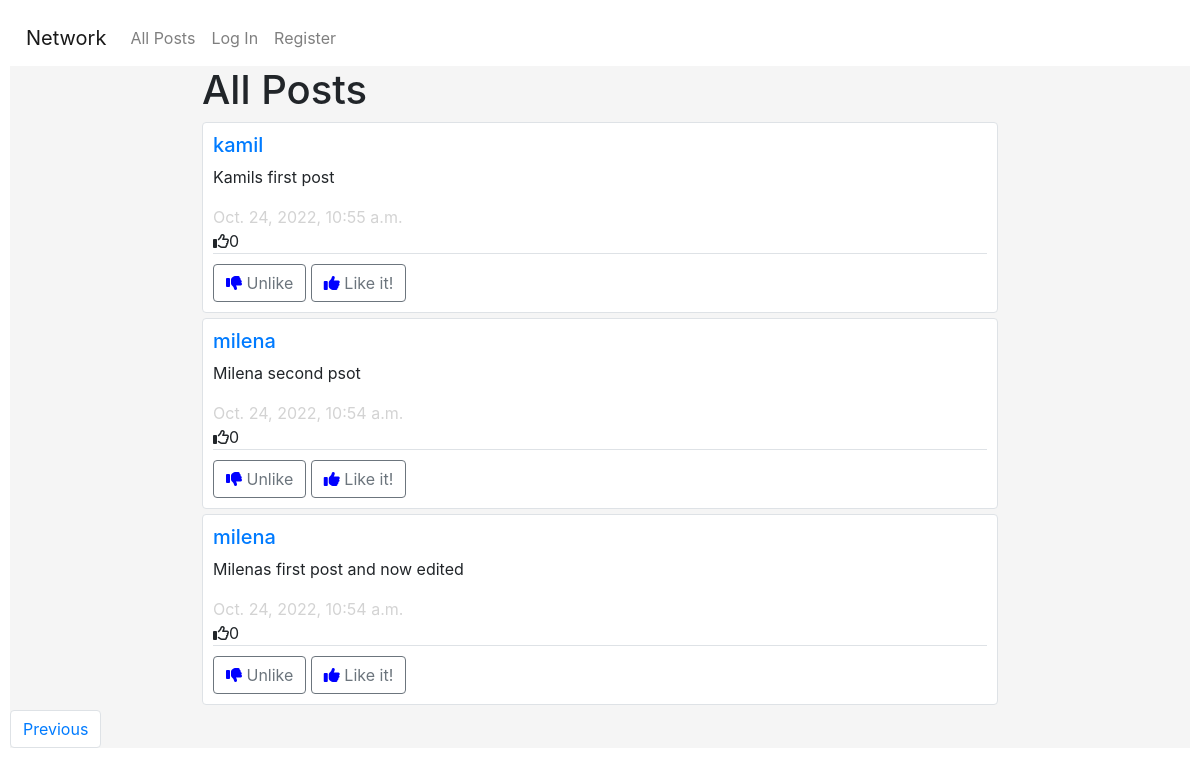
Before: /?page=2 with the older database file.
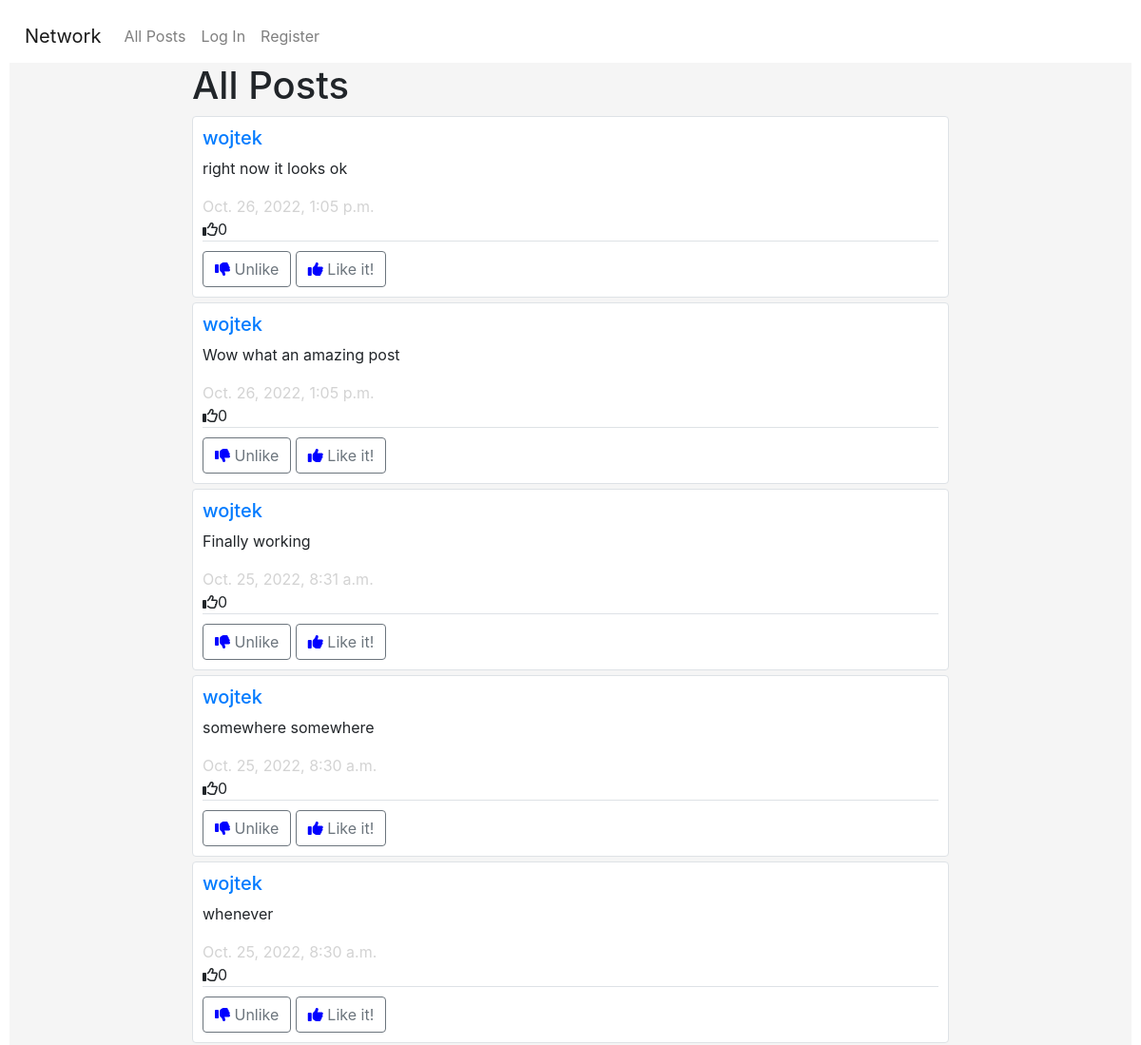
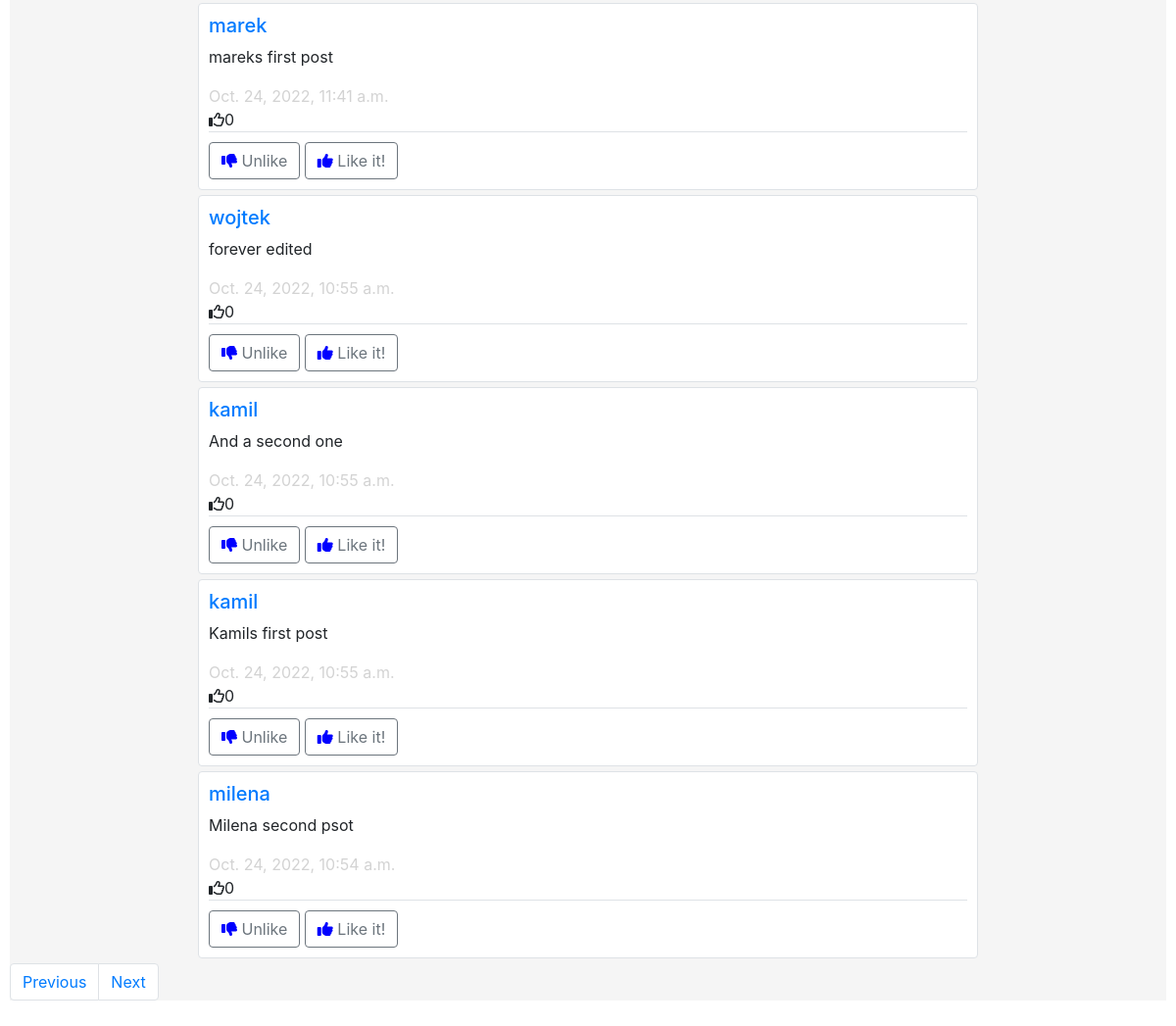
After: the same page with the newer database file (2 pictures, top to bottom).
### network/models.py (models this page shows, shortened)
class Post(models.Model):
    author = models.ForeignKey(User, on_delete=models.CASCADE)
    body = models.CharField(max_length = 1024)
    time_stamp = models.DateTimeField(auto_now_add = True)
    likes = models.PositiveIntegerField(default = 0)

class User(AbstractUser):
    pass
    number_followers = models.IntegerField(default = 0)
    def __str__(self):
        return self.username

### network/views.py (the view)
# urls.py: path("", views.index, name="index"),
def index(request):
    posts = Post.objects.order_by('-time_stamp')
    pagin = Paginator(posts, 10)
    page_number = request.GET.get('page')
    page_obj = pagin.get_page(page_number)
    user = request.user
    try:
        liked = Like.objects.filter(liker = user)
        liked_posts = []
        for like in liked:
            liked_posts.append(like.liked_post)
    except(TypeError):
        liked_posts = []
    return render(request, "network/index.html", {
        'posts':page_obj,
        'liked_posts':liked_posts
    })

### network/templates/network/index.html (shortened to what this page needs)
{% extends "network/layout.html" %}
{% load network_extras %}
{% block body %}
<div class="container">
    <h1>All Posts</h1>
        {% for post in posts %}
            <div class="border rounded post">
                <h5><a href = "{% url 'profile' post.author %}" class="link-secondary">{{post.author}}</a></h5>
                <p class="post_body" id="body{{post.id}}">{{post.body}}</p>
                <span id="timestamp">{{post.time_stamp}}</span><br>
                <i class="fa-regular fa-thumbs-up"></i><span id="likes" data-index={{post.id}}>{{post.likes}}</span>
                <div class="border-top like_div">
                    <button  data-index={{post.id}} id="unlike" class="btn btn-outline-secondary"><i class="fa fa-thumbs-down"></i> Unlike </button>
                    <button  data-index={{post.id}} id="like" class="btn btn-outline-secondary"><i class="fa fa-thumbs-up"></i> Like it! </button>
                </div>
            </div>
        {%endfor%}
    </div>
    <ul class="pagination">
        {% if posts.has_previous %}
        <li class="page-item"><a class="page-link" href="?page={{ posts.previous_page_number }}">Previous</a></li>
        {% endif %}
        {% if posts.has_next %}
        <li class="page-item"><a class="page-link" href="?page={{ posts.next_page_number }}">Next</a></li>
        {% endif %}
    </ul>
{% endblock %}

Changed rows visible on the page:
no longer on this page (row unchanged): Post: author "milena", body "Milenas first post and now edited", time_stamp "Oct. 24, 2022, 10:54 a.m.", likes "0"
now on this page (row edited): Post: author "wojtek", body "right now it looks ok", time_stamp "Oct. 26, 2022, 1:05 p.m.", likes "0"
now on this page (row edited): Post: author "wojtek", body "Wow what an amazing post", time_stamp "Oct. 26, 2022, 1:05 p.m.", likes "0"
now on this page (row edited): Post: author "wojtek", body "Finally working", time_stamp "Oct. 25, 2022, 8:31 a.m.", likes "0"
now on this page (row unchanged): Post: author "wojtek", body "somewhere somewhere", time_stamp "Oct. 25, 2022, 8:30 a.m.", likes "0"
now on this page (row unchanged): Post: author "wojtek", body "whenever", time_stamp "Oct. 25, 2022, 8:30 a.m.", likes "0"
now on this page (row unchanged): Post: author "marek", body "mareks first post", time_stamp "Oct. 24, 2022, 11:41 a.m.", likes "0"
now on this page (row unchanged): Post: author "wojtek", body "forever edited", time_stamp "Oct. 24, 2022, 10:55 a.m.", likes "0"
now on this page (row unchanged): Post: author "kamil", body "And a second one", time_stamp "Oct. 24, 2022, 10:55 a.m.", likes "0"
Other visible differences:
text now shown: "Next"
